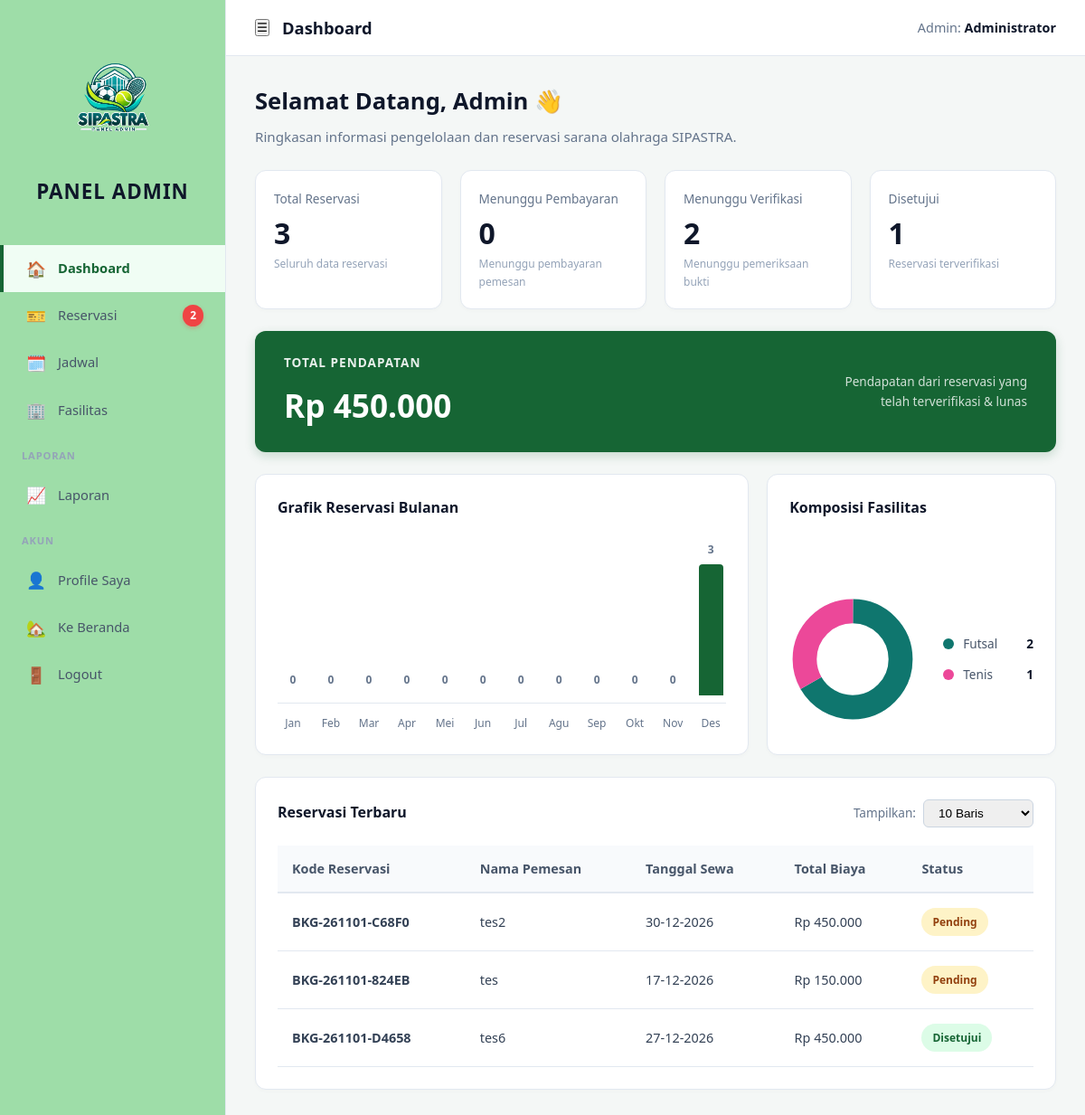
Screenshot of /pages/admin/dashboard.php (signed in) with the database file from the repository.
### tables this page shows
CREATE TABLE `booking` (
  `id` int(11) NOT NULL,
  `kode_booking` varchar(20) NOT NULL,
  `sarana_id` int(11) NOT NULL,
  `nama_penyewa` varchar(100) NOT NULL,
  `no_hp` varchar(20) NOT NULL,
  `email` varchar(100) DEFAULT NULL,
  `instansi` varchar(150) DEFAULT NULL,
  `tanggal` date NOT NULL,
  `jam_mulai` time NOT NULL,
  `jam_selesai` time NOT NULL,
  `durasi_jam` int(11) NOT NULL,
  `harga_per_jam` decimal(12,2) NOT NULL,
  `subtotal` decimal(12,2) NOT NULL,
  `diskon_id` int(11) DEFAULT NULL,
  `diskon_persen` decimal(5,2) DEFAULT 0.00,
  `total_bayar` decimal(12,2) NOT NULL,
  `metode_pembayaran` enum('qris','transfer') DEFAULT NULL,
  `status_pembayaran` enum('belum_bayar','menunggu_verifikasi','berhasil','gagal') DEFAULT 'belum_bayar',
  `bukti_transfer` varchar(255) DEFAULT NULL,
  `catatan_pembayaran` text DEFAULT NULL,
  `verified_payment_by` int(11) DEFAULT NULL,
  `verified_payment_at` datetime DEFAULT NULL,
  `status` enum('pending','terverifikasi','ditolak','selesai','batal') DEFAULT 'pending',
  `kode_gambar` varchar(255) DEFAULT NULL,
  `catatan_petugas` text DEFAULT NULL,
  `verified_by` int(11) DEFAULT NULL,
  `verified_at` datetime DEFAULT NULL,
  `created_at` timestamp NOT NULL DEFAULT current_timestamp()
);

### includes/functions.php (called while the page is built, shortened)
<?php
function e($str) { return htmlspecialchars($str ?? '', ENT_QUOTES, 'UTF-8'); }

### pages/admin/dashboard.php (the view, shortened to what this page needs)
<?php
require_once __DIR__ . '/../../includes/auth.php';
$totalReservasi   = $conn->query("SELECT COUNT(*) c FROM booking")->fetch_assoc()['c'];
$menungguBayar    = $conn->query("SELECT COUNT(*) c FROM booking WHERE status_pembayaran='menunggu_verifikasi'")->fetch_assoc()['c'];
$menungguVerif    = $conn->query("SELECT COUNT(*) c FROM booking WHERE status='pending'")->fetch_assoc()['c'];
$disetujui        = $conn->query("SELECT COUNT(*) c FROM booking WHERE status='terverifikasi' OR status='selesai'")->fetch_assoc()['c'];
$totalPendapatan  = $conn->query("SELECT COALESCE(SUM(total_bayar),0) s FROM booking WHERE status IN ('terverifikasi','selesai') AND status_pembayaran='berhasil'")->fetch_assoc()['s'];
$monthlyRaw = $conn->query("SELECT MONTH(tanggal) AS bulan, COUNT(*) AS total FROM booking WHERE YEAR(tanggal) = YEAR(CURDATE()) GROUP BY MONTH(tanggal)");
$monthly = array_fill(1, 12, 0);
while ($r = $monthlyRaw->fetch_assoc()) $monthly[(int)$r['bulan']] = (int)$r['total'];
$maxMonthly = max(1, max($monthly));
$bulanLabels = ['Jan','Feb','Mar','Apr','Mei','Jun','Jul','Agu','Sep','Okt','Nov','Des'];
$komposisi = [];
$kompRaw = $conn->query("SELECT s.jenis, COUNT(*) AS total FROM booking b JOIN sarana s ON s.id = b.sarana_id GROUP BY s.jenis ORDER BY total DESC");
while ($r = $kompRaw->fetch_assoc()) $komposisi[] = $r;
$totalKomp = array_sum(array_column($komposisi, 'total'));
$palette = ['#0f766e', '#ec4899', '#3b82f6', '#f59e0b'];
$donutSegments = [];
if ($totalKomp > 0) {
    foreach ($komposisi as $i => $k) {
        $pct = ($k['total'] / $totalKomp) * 100;
        $donutSegments[] = ['nama' => $k['jenis'], 'total' => $k['total'], 'pct' => $pct, 'warna' => $palette[$i % count($palette)]];
    }
}
$limit = isset($_GET['limit']) ? (int)$_GET['limit'] : 10;
$recentBookings = $conn->query("SELECT b.kode_booking, b.nama_penyewa, b.tanggal, b.total_bayar, b.status FROM booking b ORDER BY b.created_at DESC LIMIT $limit");
?>
<div class="welcome">
  <h1>Selamat Datang, Admin 👋</h1>
  <p>Ringkasan informasi pengelolaan dan reservasi sarana olahraga SIPASTRA.</p>
</div>
<div class="stat-grid">
  <div class="stat-card">
    <div class="label">Total Reservasi</div>
    <div class="value"><?= $totalReservasi ?></div>
    <div class="desc">Seluruh data reservasi</div>
  </div>
  <div class="stat-card">
    <div class="label">Menunggu Pembayaran</div>
    <div class="value"><?= $menungguBayar ?></div>
    <div class="desc">Menunggu pembayaran pemesan</div>
  </div>
  <div class="stat-card">
    <div class="label">Menunggu Verifikasi</div>
    <div class="value"><?= $menungguVerif ?></div>
    <div class="desc">Menunggu pemeriksaan bukti</div>
  </div>
  <div class="stat-card">
    <div class="label">Disetujui</div>
    <div class="value"><?= $disetujui ?></div>
    <div class="desc">Reservasi terverifikasi</div>
  </div>
</div>
<div class="income-card">
  <div>
    <div class="label">TOTAL PENDAPATAN</div>
    <div class="value">Rp <?= number_format($totalPendapatan,0,',','.') ?></div>
  </div>
  <div class="sub">
    Pendapatan dari reservasi yang<br>telah terverifikasi & lunas
  </div>
</div>
<div class="chart-grid">
  <div class="chart-card">
    <h3>Grafik Reservasi Bulanan</h3>
    <div class="bar-chart">
      <?php foreach ($monthly as $bulan => $jumlah):
        $height = $jumlah > 0 ? max(8, ($jumlah / $maxMonthly) * 160) : 2;
      ?>
        <div class="bar-col">
          <div class="bar-val"><?= $jumlah ?></div>
          <div class="bar-fill <?= $jumlah==0?'zero':'' ?>" style="height: <?= $height ?>px;"></div>
        </div>
      <?php endforeach; ?>
    </div>
    <div class="bar-labels">
      <?php foreach ($bulanLabels as $b): ?><span><?= $b ?></span><?php endforeach; ?>
    </div>
  </div>
  <div class="chart-card">
    <h3>Komposisi Fasilitas</h3>
    <?php if ($totalKomp === 0): ?>
      <div style="text-align:center; padding:40px; color:#94a3b8;">Belum ada data</div>
    <?php else: ?>
      <div class="donut-wrap">
        <svg class="donut-svg" viewBox="0 0 42 42">
          <circle cx="21" cy="21" r="15.915" fill="transparent" stroke="#f1f5f9" stroke-width="8"></circle>
          <?php $cumOffset = 25;
          foreach ($donutSegments as $seg):
            $dashLen = $seg['pct'];
            $gapLen  = 100 - $dashLen; ?>
            <circle cx="21" cy="21" r="15.915" fill="transparent"
                    stroke="<?= $seg['warna'] ?>" stroke-width="8"
                    stroke-dasharray="<?= $dashLen ?> <?= $gapLen ?>"
                    stroke-dashoffset="<?= $cumOffset ?>"></circle>
          <?php $cumOffset -= $dashLen; endforeach; ?>
        </svg>
        <div class="donut-legend">
          <?php foreach ($donutSegments as $seg): ?>
            <div class="legend-item">
              <span class="dot" style="background:<?= $seg['warna'] ?>"></span>
              <span class="legend-name"><?= e($seg['nama']) ?></span>
              <span class="legend-val"><?= $seg['total'] ?></span>
            </div>
          <?php endforeach; ?>
        </div>
      </div>
    <?php endif; ?>
  </div>
</div>
<div class="chart-card" style="margin-bottom:30px;">
  <div style="display:flex; justify-content:space-between; align-items:center; margin-bottom:20px;">
    <h3 style="margin:0;">Reservasi Terbaru</h3>
    <form method="GET" style="margin:0; display:flex; align-items:center; gap:8px;">
      <label style="font-size:.85rem; color:#64748b; white-space:nowrap;">Tampilkan:</label>
      <select name="limit" class="form-control" style="width:auto; padding:6px 30px 6px 12px; font-size:.85rem; border-radius:6px; border:1px solid #cbd5e1;" onchange="this.form.submit()">
        <option value="10" <?= $limit==10?'selected':'' ?>>10 Baris</option>
      </select>
    </form>
  </div>
  <div class="table-responsive">
    <table class="table-custom">
      <thead>
        <tr>
          <th>Kode Reservasi</th>
          <th>Nama Pemesan</th>
          <th>Tanggal Sewa</th>
          <th>Total Biaya</th>
          <th>Status</th>
        </tr>
      </thead>
      <tbody>
        <?php while ($b = $recentBookings->fetch_assoc()):
          $statusLabel = 'Disetujui';
          $badgeStyle = '';
          if ($b['status'] == 'pending') { $statusLabel = 'Pending'; $badgeStyle = 'background:#fef3c7; color:#92400e;'; }
          elseif ($b['status'] == 'ditolak') { $statusLabel = 'Ditolak'; $badgeStyle = 'background:#fee2e2; color:#991b1b;'; }
          elseif ($b['status'] == 'batal') { $statusLabel = 'Batal'; $badgeStyle = 'background:#f1f5f9; color:#64748b;'; }
        ?>
          <tr>
            <td><strong><?= e($b['kode_booking']) ?></strong></td>
            <td><?= e($b['nama_penyewa']) ?></td>
            <td><?= date('d-m-Y', strtotime($b['tanggal'])) ?></td>
            <td>Rp <?= number_format($b['total_bayar'],0,',','.') ?></td>
            <td>
              <span class="badge-status" style="<?= $badgeStyle ?>">
                <?= $statusLabel ?>
              </span>
            </td>
          </tr>
        <?php endwhile; ?>
      </tbody>
    </table>
  </div>
</div>
<?php
require_once __DIR__ . '/../../includes/dashboard_layout.php';

### assets/css/style.css (style rules this page uses)
:root { --primary:#166534; --primary-dark:#14532d; --accent:#facc15; --bg:#f8fafc; --card:#ffffff; --text:#0f172a; --muted:#64748b; --border:#e2e8f0; --danger:#dc2626; --success:#16a34a; --warning:#f59e0b; }
* { box-sizing:border-box;margin:0;padding:0; }
body { font-family:'Segoe UI',system-ui,sans-serif;background:var(--bg);color:var(--text);line-height:1.6; }
.form-control { width:100%;padding:10px 14px;border:1px solid var(--border);border-radius:8px;font-size:.95rem;transition:.2s; }

### assets/css/dashboard.css (style rules this page uses)
* { box-sizing: border-box; }
.dash-body { display: flex; min-height: 100vh; background: #f4f7f6; margin: 0; font-family: 'Segoe UI', system-ui, -apple-system, sans-serif; }
.welcome { margin-bottom: 24px; }
.welcome h1 { font-size: 1.6rem; color: #0f172a; margin: 0 0 6px 0; font-weight: 700; }
.welcome p { color: #64748b; font-size: .95rem; margin: 0; }
.stat-grid { display: grid; grid-template-columns: repeat(auto-fit, minmax(200px, 1fr)); gap: 20px; margin-bottom: 24px; }
.stat-card { background: #fff; border: 1px solid #e2e8f0; border-radius: 12px; padding: 20px; box-shadow: 0 2px 4px rgba(0,0,0,.02); }
.stat-card .label { font-size: .85rem; color: #64748b; font-weight: 500; margin-bottom: 12px; }
.stat-card .value { font-size: 2rem; font-weight: 700; color: #0f172a; line-height: 1; margin-bottom: 8px; }
.stat-card .desc { font-size: .75rem; color: #94a3b8; }
.income-card { background: #166534; color: #ffffff; border-radius: 12px; padding: 24px 32px; margin-bottom: 24px; display: flex; justify-content: space-between; align-items: center; box-shadow: 0 4px 12px rgba(22,101,52,.2); }
.income-card .label { font-size: .85rem; font-weight: 600; letter-spacing: 1px; text-transform: uppercase; opacity: 0.9; }
.income-card .value { font-size: 2.2rem; font-weight: 800; margin-top: 8px; }
.income-card .sub { font-size: .85rem; opacity: 0.8; text-align: right; }
.chart-grid { display: grid; grid-template-columns: 2fr 1fr; gap: 20px; margin-bottom: 24px; }
.chart-card { background: #fff; border: 1px solid #e2e8f0; border-radius: 12px; padding: 24px; box-shadow: 0 2px 4px rgba(0,0,0,.02); }
.chart-card h3 { font-size: 1rem; color: #0f172a; margin: 0 0 24px 0; font-weight: 700; }
.bar-chart { display: flex; align-items: flex-end; justify-content: space-between; height: 180px; gap: 8px; border-bottom: 1px solid #e2e8f0; padding-bottom: 8px; }
.bar-col { flex: 1; display: flex; flex-direction: column; align-items: center; justify-content: flex-end; height: 100%; }
.bar-col .bar-val { font-size: .75rem; font-weight: 600; color: #64748b; margin-bottom: 6px; }
.bar-col .bar-fill { width: 80%; background: #166534; border-radius: 4px 4px 0 0; min-height: 2px; transition: .3s; }
.bar-col .bar-fill.zero { background: transparent; }
.bar-labels { display: flex; justify-content: space-between; margin-top: 12px; gap: 8px; }
.bar-labels span { flex: 1; text-align: center; font-size: .75rem; color: #64748b; }
.donut-wrap { display: flex; align-items: center; justify-content: center; gap: 30px; height: 100%; }
.donut-svg { width: 140px; height: 140px; }
.donut-legend { display: flex; flex-direction: column; gap: 12px; }
.legend-item { display: flex; align-items: center; gap: 10px; font-size: .85rem; }
.legend-item .dot { width: 12px; height: 12px; border-radius: 50%; }
.legend-item .legend-name { color: #475569; min-width: 60px; }
.legend-item .legend-val { font-weight: 700; color: #0f172a; }
.table-responsive { width: 100%; overflow-x: auto; }
.table-custom { width: 100%; border-collapse: collapse; font-size: .9rem; text-align: left; }
.table-custom th { padding: 14px 16px; background: #f8fafc; color: #475569; font-weight: 600; border-bottom: 2px solid #e2e8f0; white-space: nowrap; }
.table-custom td { padding: 16px; border-bottom: 1px solid #e2e8f0; color: #334155; vertical-align: middle; }
.badge-status { display: inline-block; padding: 6px 12px; border-radius: 20px; font-size: .75rem; font-weight: 600; background: #dcfce7; color: #166534; }

### rows the page displays
booking: kode_booking "BKG-261101-C68F0", nama_penyewa "tes2", tanggal "30-12-2026", total_bayar "450.000", status "Pending"
booking: kode_booking "BKG-261101-824EB", nama_penyewa "tes", tanggal "17-12-2026", total_bayar "150.000", status "Pending"
booking: kode_booking "BKG-261101-D4658", nama_penyewa "tes6", tanggal "27-12-2026", total_bayar "450.000", statusLabel "Disetujui"

### other values shown
$icon "🏠 🎫 🗓️ 🏢 📈 👤 🏡 🚪"
$label "Dashboard Reservasi Jadwal Fasilitas Laporan Profile Saya Ke Beranda Logout"
$badge "2"
$title "Dashboard"
$nama "Administrator"
$totalReservasi "3"
$menungguBayar "0"
$menungguVerif "2"
$disetujui "1"
$totalPendapatan "450.000"
$jumlah "0"
$jumlah "3"
$b "Jan"
$b "Feb"
$b "Mar"
